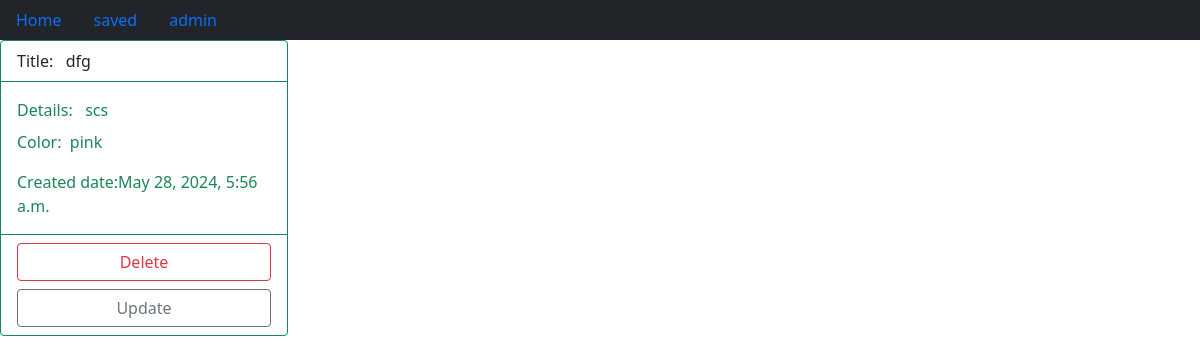
The page /get_by_title/dfg/ on the database its author committed.
### Notes/models.py (models this page shows, shortened)
class Notes(models.Model):
    title = models.CharField(max_length=100,unique=True)
    description =  models.TextField(max_length=500)
    created_date = models.DateTimeField(auto_now_add=True)
    drop_down = models.ForeignKey(DropDown, blank=True, null=True, on_delete=models.CASCADE)

class DropDown(models.Model):
    drop_down = models.CharField(blank=True, max_length= 50)

### Notes/views.py (the view)
# urls.py: path('get_by_title/<slug:slug>/',views.get_by_title,name='get_by_title'),
def get_by_title(request,slug):
    slug = slugify(slug)
    x = get_list_or_404(Notes, title=slug)
    url = reverse('get_by_title',kwargs={'slug':slug})
    return render(request,'ViewSaved.html',{'x':x,'url':url})

### templates/ViewSaved.html
{% extends 'Notes.html' %}
{% block saved_view %}
{% if x|length > 0 %}
    {% for i in x %}
            <div class="card border-success mb-3" style="max-width: 18rem;">
                <div class="card-header bg-transparent border-success">Title:&nbsp;&nbsp; {{i.title}}</div>
                <div class="card-body text-success">
                  <p class="card-title">Details: &nbsp;&nbsp;{{i.description}}</p>
                  <p class="card-text">Color:&nbsp;&nbsp;{{i.drop_down.drop_down}}</p>
                  <p class="card-text">Created date:{{i.created_date}}</p>
                </div>
                <div class="card-footer bg-transparent border-success d-grid gap-2">
                    {% if Edit %}
                    <a class="btn btn btn-outline-warning" href="{% url 'get_by_title' i.title%}">Edit</a> </a>
                    {% else %}
                    <a class="btn btn-outline-danger" href="delete">Delete</a>
                    <a class="btn btn-outline-secondary" href="update">Update</a>
                    {% endif %}
                </div>
              </div>
    {% endfor %}
{% endif %}
{% endblock %}

### rows shown on the page
Notes: title "dfg", description "scs", drop_down.drop_down "pink", created_date "May 28, 2024, 5:56 a.m."
